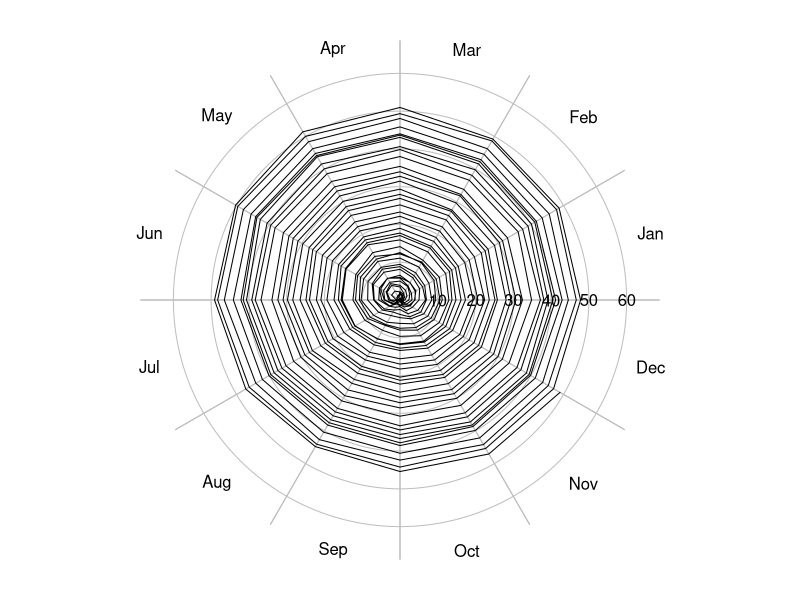
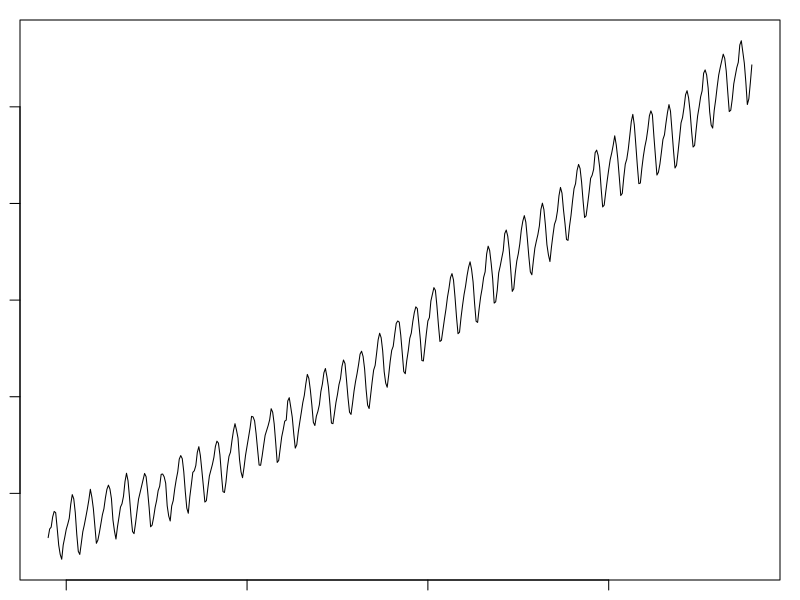

These figures' R source, in order:

## ----hodograph, fig.path='2014-02-08-'-----------------------------------
hodograph <- function(x, y, t, rings, tcut=c("daily", "yearly"), ...)
{
    tcut <- match.arg(tcut)
    if (missing(t)) {
        stop("x-y method not coded yet\n")
    } else {
        if (!missing(y)) {
            stop("cannot give y if t is given\n")
        }
        if (tcut== "yearly") {
            ## x=x(t)
            t <- as.POSIXlt(t)
            start <- ISOdatetime(1900+as.POSIXlt(t[1])$year, 1, 1, 0, 0, 0,
                                 tz=attr(t, "tzone"))
            day <- as.numeric(julian(t, origin=start))
            xx <- x * cos(day / 365 * 2 * pi)
            yy <- x * sin(day / 365 * 2 * pi)
            ## axes
            if (missing(rings))
                rings <- pretty(sqrt(xx^2 + yy^2))
            rscale <- 1.04 * max(rings)
            theta <- seq(0, 2 * pi, length.out=200)
            plot(xx, yy, asp=1, xlim=rscale*c(-1.1,1.1), ylim=rscale*c(-1.1, 1.1),
                 type='n', xlab="", ylab="", axes=FALSE)
            ## month lines
            month <- c("Jan", "Feb", "Mar", "Apr", "May", "Jun", "Jul", "Aug", "Sep", "Oct", "Nov", "Dec")
            for (m in 1:12) {
                phi <- 2*pi*(m-1)/12
                lines(rscale*cos(phi)*c(-1.1,1.1), rscale*sin(phi)*c(-1.1,1.1), col='gray')
                phi <- 2*pi*(0.5/12+(m-1)/12)
                text(1.1*rscale * cos(phi), 1.1*rscale * sin(phi), month[m]) 
            }
            for (r in rings) {
                gx <- r * cos(theta)
                gy <- r * sin(theta)
                lines(gx, gy, col='gray')
                text(gx[1], 0, format(r))
            }
            points(xx, yy, ...)
        } else {
            stop("only tcut=\"yearly\" works at this time\n")
        }
    }
}
data(co2)
year <- as.numeric(time(co2))
t0 <- as.POSIXlt("1959-01-01 00:00:00", tz="UTC")
t <- t0 + (year - year[1]) *365*86400
par(mar=rep(1, 4))
hodograph(x=co2-co2[1], t=t, tcut="yearly", type="l")


## ----timeseries, fig.path='2014-02-08-'----------------------------------
plot(co2)


